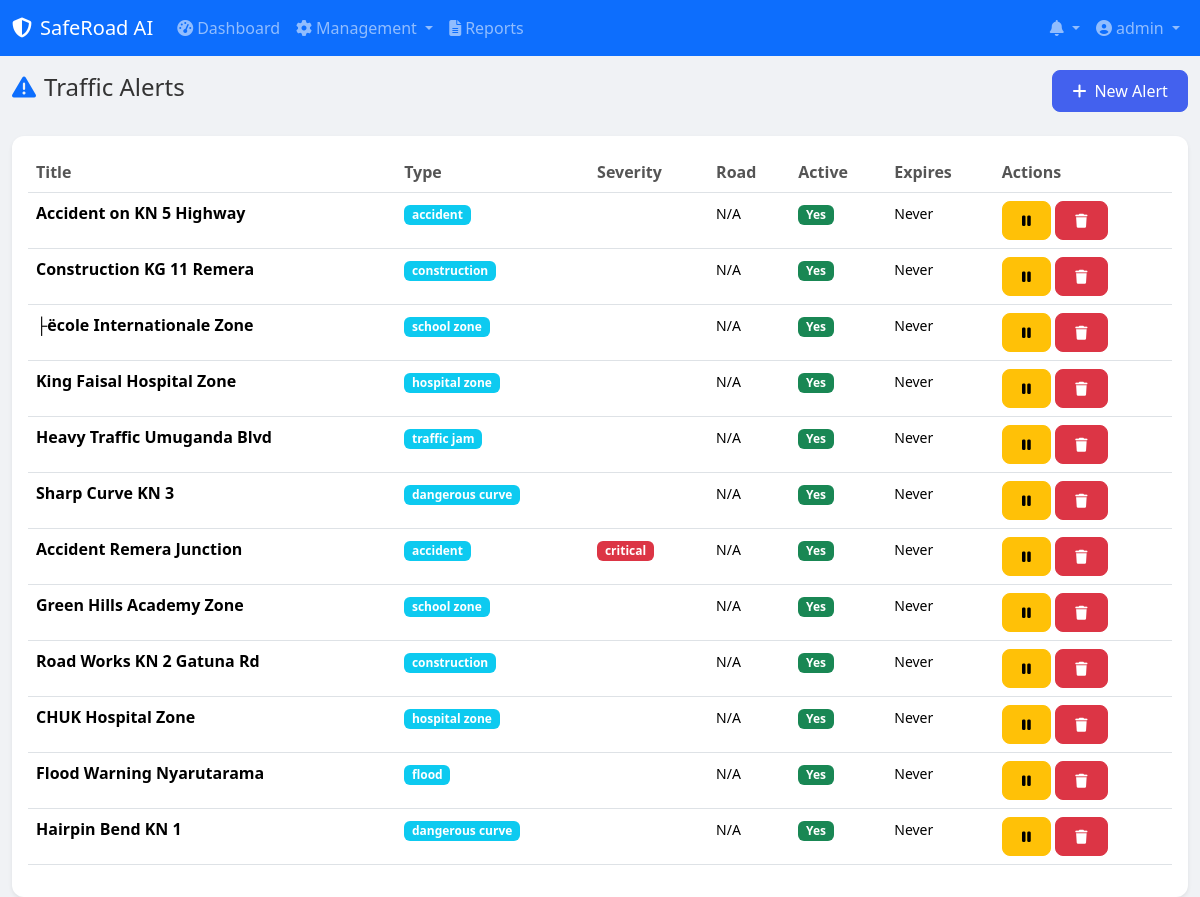
Screenshot of /admin/alerts/index.php (signed in) with the database file from the repository.
### tables this page shows
CREATE TABLE `alerts` (
  `id` int(11) NOT NULL AUTO_INCREMENT,
  `alert_type` enum('accident','road_closure','construction','flood','hazard','weather','traffic_jam','school_zone','hospital_zone','dangerous_curve','checkpoint') NOT NULL,
  `title` varchar(200) NOT NULL,
  `description` text DEFAULT NULL,
  `latitude` decimal(10,7) DEFAULT NULL,
  `longitude` decimal(10,7) DEFAULT NULL,
  `severity` enum('low','medium','high','critical') DEFAULT 'medium',
  `radius_meters` int(11) DEFAULT 500,
  `road_id` int(11) DEFAULT NULL,
  `is_active` tinyint(1) DEFAULT 1,
  `expires_at` timestamp NULL DEFAULT NULL,
  `reported_by` int(11) DEFAULT NULL,
  `created_at` timestamp NOT NULL DEFAULT current_timestamp(),
  PRIMARY KEY (`id`),
  KEY `road_id` (`road_id`),
  KEY `reported_by` (`reported_by`),
  KEY `idx_active_alerts` (`is_active`,`alert_type`),
  CONSTRAINT `alerts_ibfk_1` FOREIGN KEY (`road_id`) REFERENCES `roads` (`id`) ON DELETE CASCADE,
  CONSTRAINT `alerts_ibfk_2` FOREIGN KEY (`reported_by`) REFERENCES `users` (`id`) ON DELETE SET NULL
);

### config/database.php (called while the page is built, shortened)
<?php
class Database {
    private static $instance = null;
    private $conn;
    private function __construct() {
        try {
            $dsn = "mysql:host=" . DB_HOST . ";dbname=" . DB_NAME . ";charset=utf8mb4";
            $options = [
                PDO::ATTR_ERRMODE => PDO::ERRMODE_EXCEPTION,
                PDO::ATTR_DEFAULT_FETCH_MODE => PDO::FETCH_ASSOC,
                PDO::ATTR_EMULATE_PREPARES => false,
            ];
            $this->conn = new PDO($dsn, DB_USER, DB_PASS, $options);
        } catch (PDOException $e) {
            error_log("Database connection failed: " . $e->getMessage());
            die("Database connection failed. Please check configuration.");
        }
    }
    public static function getInstance() {
        if (self::$instance === null) {
            self::$instance = new self();
        }
        return self::$instance;
    }
    public function query($sql, $fetchMode = PDO::FETCH_ASSOC) {
        $stmt = $this->conn->query($sql);
        $stmt->setFetchMode($fetchMode);
        return $stmt;
    }
}

### admin/alerts/index.php (the view, shortened to what this page needs)
<?php
$db = Database::getInstance();
$alerts = $db->query("SELECT a.*, r.road_name, u.username as reported_by_name FROM alerts a LEFT JOIN roads r ON a.road_id = r.id LEFT JOIN users u ON a.reported_by = u.id ORDER BY a.created_at DESC")->fetchAll();
include __DIR__ . '/../../includes/header.php';
include __DIR__ . '/../../includes/navbar.php';
?>
<div class="container-fluid">
    <div class="d-flex justify-content-between align-items-center mb-4">
        <h4><i class="fas fa-exclamation-triangle me-2 text-primary"></i>Traffic Alerts</h4>
        <button class="btn btn-primary" data-bs-toggle="modal" data-bs-target="#addModal"><i class="fas fa-plus me-2"></i>New Alert</button>
    </div>
    <div class="card border-0 shadow-sm">
        <div class="card-body">
            <table class="table table-hover">
                <thead><tr><th>Title</th><th>Type</th><th>Severity</th><th>Road</th><th>Active</th><th>Expires</th><th>Actions</th></tr></thead>
                <tbody>
                    <?php foreach ($alerts as $a): ?>
                    <tr>
                        <td><strong><?php echo htmlspecialchars($a['title']); ?></strong></td>
                        <td><span class="badge bg-info"><?php echo str_replace('_', ' ', $a['alert_type']); ?></span></td>
                        <td><span class="badge bg-<?php echo $a['severity'] === 'critical' ? 'danger' : $a['severity']; ?>"><?php echo $a['severity']; ?></span></td>
                        <td><small><?php echo htmlspecialchars($a['road_name'] ?? 'N/A'); ?></small></td>
                        <td><span class="badge bg-<?php echo $a['is_active'] ? 'success' : 'secondary'; ?>"><?php echo $a['is_active'] ? 'Yes' : 'No'; ?></span></td>
                        <td><small><?php echo $a['expires_at'] ? date('M d, H:i', strtotime($a['expires_at'])) : 'Never'; ?></small></td>
                        <td>
                            <form method="POST" class="d-inline">
                                <button type="submit" name="toggle" class="btn btn-sm btn-<?php echo $a['is_active'] ? 'warning' : 'success'; ?>"><i class="fas fa-<?php echo $a['is_active'] ? 'pause' : 'play'; ?>"></i></button>
                            </form>
                            <form method="POST" class="d-inline" onsubmit="return confirm('Delete?')">
                                <button type="submit" name="delete" class="btn btn-sm btn-danger"><i class="fas fa-trash"></i></button>
                            </form>
                        </td>
                    </tr>
                    <?php endforeach; ?>
                </tbody>
            </table>
        </div>
    </div>
</div>
<?php include __DIR__ . '/../../includes/footer.php'; ?>

### assets/css/style.css (style rules this page uses)
:root { --primary: #4361ee; --primary-dark: #3a56d4; --secondary: #3f37c9; --success: #06d6a0; --danger: #ef476f; --warning: #ffd166; --info: #4cc9f0; --dark: #1a1a2e; --light: #f8f9fa; --sidebar-width: 260px; }
* { margin: 0; padding: 0; box-sizing: border-box; }
body { font-family: 'Segoe UI', Tahoma, Geneva, Verdana, sans-serif; background: #f0f2f5; color: #333; min-height: 100vh; }
.card { border-radius: 12px !important; overflow: hidden; }
.btn { border-radius: 8px; font-weight: 500; padding: 0.5rem 1.2rem; transition: all 0.2s ease; }
.btn-primary { background: var(--primary); border-color: var(--primary); }
.table th { font-weight: 600; color: #555; }

### rows the page displays
alerts: title "Accident on KN 5 Highway", alert_type "accident", road_name "N/A", is_active "Yes", shows "Never"
alerts: title "Construction KG 11 Remera", alert_type "construction", road_name "N/A", is_active "Yes", shows "Never"
alerts: title "├ëcole Internationale Zone", alert_type "school zone", road_name "N/A", is_active "Yes", shows "Never"
alerts: title "King Faisal Hospital Zone", alert_type "hospital zone", road_name "N/A", is_active "Yes", shows "Never"
alerts: title "Heavy Traffic Umuganda Blvd", alert_type "traffic jam", road_name "N/A", is_active "Yes", shows "Never"
alerts: title "Sharp Curve KN 3", alert_type "dangerous curve", road_name "N/A", is_active "Yes", shows "Never"
alerts: title "Accident Remera Junction", alert_type "accident", severity "critical", road_name "N/A", is_active "Yes", shows "Never"
alerts: title "Green Hills Academy Zone", alert_type "school zone", road_name "N/A", is_active "Yes", shows "Never"
alerts: title "Road Works KN 2 Gatuna Rd", alert_type "construction", road_name "N/A", is_active "Yes", shows "Never"
alerts: title "CHUK Hospital Zone", alert_type "hospital zone", road_name "N/A", is_active "Yes", shows "Never"
alerts: title "Flood Warning Nyarutarama", alert_type "flood", road_name "N/A", is_active "Yes", shows "Never"
alerts: title "Hairpin Bend KN 1", alert_type "dangerous curve", road_name "N/A", is_active "Yes", shows "Never"

### other values shown
SITE_NAME "SafeRoad AI"
$_SESSION['username'] "admin"
